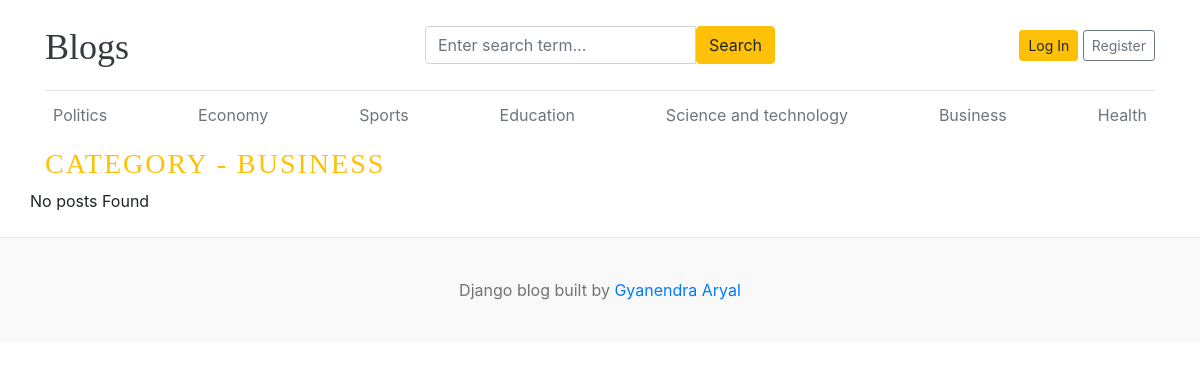
Page /category/6/ on the earlier database version.
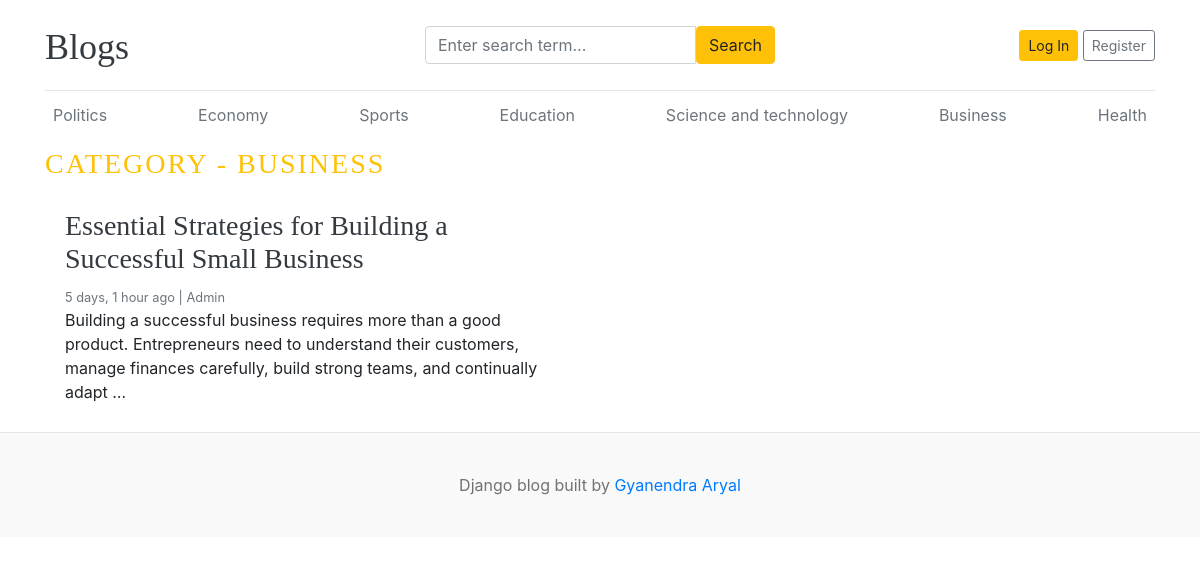
Same page on the later database version.
### blogs/models.py (models this page shows)
class Category(models.Model):
    id = models.BigAutoField(primary_key=True)
    category_name = models.CharField(max_length=100, unique=True)
    created_at = models.DateTimeField(auto_now_add=True)
    updated_at = models.DateTimeField(auto_now=True)
    class Meta:
        verbose_name_plural = "categories"
    def __str__(self):
        return self.category_name

class Blog(models.Model):
    STATUS_CHOICES = [
        ("Draft", "DRAFT"),
        ("Published", "PUBLISHED"),
    ]
    id = models.BigAutoField(primary_key=True)
    title = models.CharField(max_length=100)
    slug = models.SlugField(max_length=150, unique=True, blank=True)
    category = models.ForeignKey(Category, on_delete=models.CASCADE)
    author = models.ForeignKey(User, on_delete=models.CASCADE)
    featured_image = models.ImageField(upload_to="uploads/%Y/%m/%d")
    short_description = models.TextField()
    blog_body = models.TextField()
    status = models.CharField(choices=STATUS_CHOICES, default="Draft", max_length=20)
    is_featured = models.BooleanField(default=False)
    created_at = models.DateTimeField(auto_now_add=True)
    updated_at = models.DateTimeField(auto_now=True)
    def __str__(self):
        return self.title

### blogs/views.py (the view)
# urls.py: path("<int:id>/", views.posts_by_category, name="posts_by_category"),
def posts_by_category(request, id):
    posts = Blog.objects.filter(status="Published", category=id)
    print(id,posts)
    category = get_object_or_404(Category, id=id)
    context = {"posts": posts, "category": category}
    return render(request, "post_by_category.html", context)

### blogs/context_processors.py (called while the page is built)
def get_categories(request):
    categories = Category.objects.all()
    return dict(categories=categories)

def get_social_links(request):
    social_links = SocialLink.objects.all()
    return dict(social_links=social_links)

### templates/post_by_category.html
{% extends "base.html" %}
{% block content %}
<h3 class = "text-uppercase text-warning" style = "letter-spacing: 2px;">Category - {{category}} </h3>
  <div class="row mb-2">
    {% if posts %}
    {% for post in posts %}
    <div class="col-md-6">
      <div class="card border-0" >
        <div class="card-body">
          <h3><a href="{% url 'blogs' post.slug%}" class = "text-dark">{{post.title}} </a></h3>
          <small class="mb-1 text-muted">{{post.created_at | timesince}} ago | <span class = "text-capitalize">{{post.author}}</span> </small>
          <p class="card-text">{{post.short_description | truncatewords:25}} </p>
        </div>
      </div>
    </div>
    {% endfor %}
    {% else %}
    <p class = "text-center">No posts Found</p>
    {% endif %}
  </div>
</div>
{% endblock content %}

### templates/base.html (shortened to what this page needs)
{%load static%}
<!DOCTYPE html>
<html lang="en">
<head>
    <link href="https://getbootstrap.com/docs/4.0/dist/css/bootstrap.min.css" rel="stylesheet">
    <link href="{% static 'css/blog.css'%}" rel="stylesheet">
  </head>
<body>
    <div class="container">
      <header class="blog-header py-3">
        <div class="row flex-nowrap justify-content-between align-items-center">
          <div class="col-4 pt-1">
            <a class="blog-header-logo text-dark" href="/">Blogs</a>
          </div>
          <div class = "col-4">
            <form action="{% url "search" %}" method="GET">
                <div class="input-group">
                    <input class="form-control" name="keyword" value="{{ keyword }}" type="text" placeholder="Enter search term...">
                    <button type="submit" class="btn btn-warning " id="button-search">Search</button>
                </div>
            </form>
          </div>
          <div class="col-4 d-flex justify-content-end align-items-center">
            {% if not user.is_authenticated %}
            <a class="btn btn-sm btn-warning" href="{% url "login"%}">Log In</a> &nbsp;
            <a class="btn btn-sm btn-outline-secondary" href="{% url 'register'%}">Register</a>
            {% else %}
            <span class = "text-capitalize">{{user}}</span>
            &emsp;
            <button class="btn btn-warning"><a class="text-dark" href="{% url "logout"%}">Logout</a></button >
            {% endif %}
          </div>
        </div>
      </header>
      <div class="nav-scroller py-1 mb-2">
        <nav class="nav d-flex justify-content-between">
            {% for cat in categories%}
          <a class="p-2 text-muted" href="{% url 'posts_by_category' cat.id %} ">{{cat}}</a>
          {% endfor %}
        </nav>
      </div>
{% block content %}
{% endblock content %}
<footer class="blog-footer">
    <p>Django blog built by <a href="#">Gyanendra Aryal</a></p>
</footer>
</body>
</html>

Differences in the rows shown:
now on this page (row edited): Blog: title "Essential Strategies for Building a Successful Small Business", created_at "5 days, 1 hour", author "Admin", short_description "Building a successful business requires more than a good product. Entrepreneurs need to understand their customers, manage finances carefully, build strong teams, and continually adapt …"
Other differences:
text no longer shown: "No posts Found"
